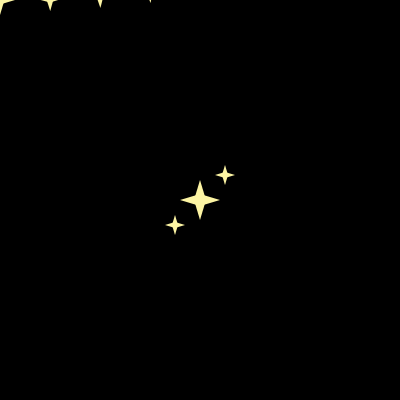
Frame 1 (no input)
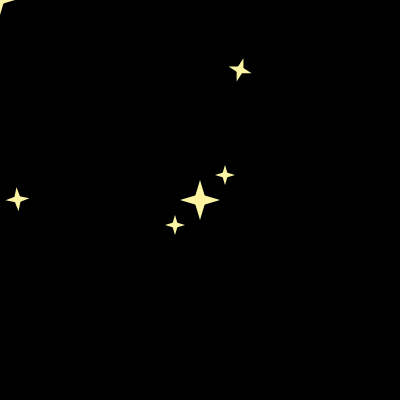
Frame 60 (no input)
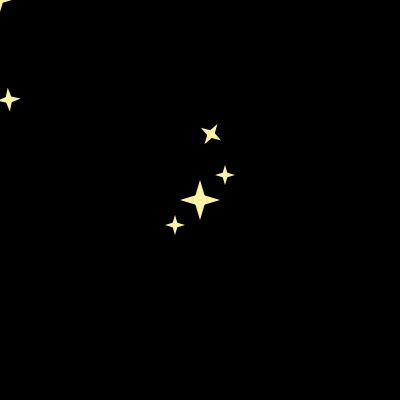
Frame 120 (the mouse pressed at the canvas centre since frame 60)

The p5.js sketch that drew these frames (run headless with seeded random() and noise() and a simulated clock; from frame 60 on, the mouse is pressed at the canvas centre):

// p5.js sketch
// ── sketch.js
// DM2008 — Activity 3b
// (One Function Wonder, 15 min)

function setup() {
  createCanvas(400, 400);
  rectMode(CENTER);
}

function draw() {
  background(000);

  drawSparkle(200, 200, 20);
  drawSparkle(175, 225, 10);
  drawSparkle(225, 175, 10);
  drawSparkle(mouseX, mouseY, 15); // even follow your mouse!

  for (let x = 0; x <= 400; x += 50) {
  drawSparkle(x, 0, 12);
  rotate(frameCount / -50.0);
  }
  
  // TODO 1:
  // Define a function that draws something (a shape or group of shapes).
  // It should take at least one parameter (e.g., position, size, or color).

  // TODO 2:
  // Call your function multiple times with different parameter values.
  // myShape(100, 200, 50);
  // myShape(300, 200, 80);

  // TODO 3:
  // (Challenge) Call your function inside a for loop
  // to create a repeating pattern or variation.
}

function drawSparkle(x, y, s) {
  fill("#FCF4A3");
  noStroke();
  triangle(x - s * 0.3, y, x, y - s, x + s * 0.3, y);
  triangle(x - s * 0.3, y, x, y + s, x + s * 0.3, y);
  triangle(x - s, y, x, y - s * 0.3, x, y + s * 0.3);
  triangle(x + s, y, x, y - s * 0.3, x, y + s * 0.3);
}

// Example starter function:
// function myShape(x, y, s) {
//   ellipse(x, y, s, s);
// }
